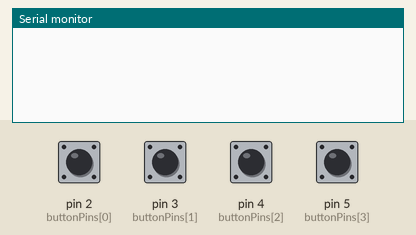
Recording of a sketch running on a simulated Arduino Uno, built with avr-gcc and run on an emulated ATmega328P. On the bench: the last lines printed to the serial monitor. Inputs (shaded band) come from the test bench; at power-on: pin 2 (buttonPins[0]), pin 3 (buttonPins[1]), pin 4 (buttonPins[2]), pin 5 (buttonPins[3]) HIGH.

Above: at 1.2 s.
1.3 s: pin 2 (buttonPins[0]) pulled LOW for 0.15 s
At 2.6 s:
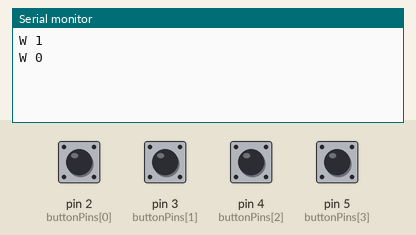
2.9 s: pin 3 (buttonPins[1]) pulled LOW for 0.15 s
At 4.1 s:
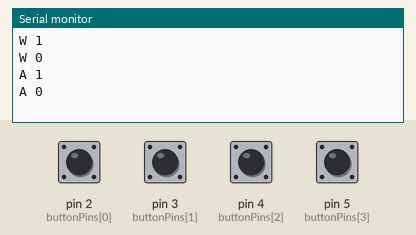
4.5 s: pin 4 (buttonPins[2]) pulled LOW for 0.15 s
At 5.3 s:
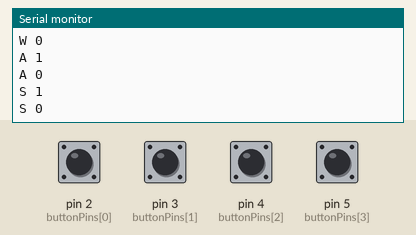
6.1 s: pin 5 (buttonPins[3]) pulled LOW for 0.15 s
At 7.7 s:
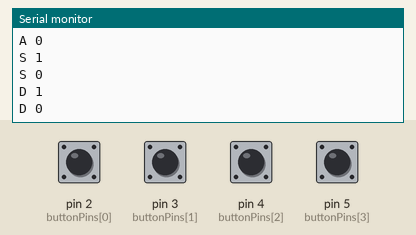

The sketch:

wasd_buttons.ino
```cpp
// Four momentary buttons for a VRPN button bridge.
// Wire one side of each button to the pin below and the other side to GND.
// The USB serial output is: W 1, W 0, A 1, ...

const byte buttonPins[] = {2, 3, 4, 5};
const char buttonNames[] = {'W', 'A', 'S', 'D'};
bool lastState[] = {false, false, false, false};

void setup() {
  Serial.begin(115200);

  for (byte i = 0; i < 4; i++) {
    pinMode(buttonPins[i], INPUT_PULLUP);
  }
}

void loop() {
  for (byte i = 0; i < 4; i++) {
    // INPUT_PULLUP means a pressed button reads LOW.
    bool pressed = digitalRead(buttonPins[i]) == LOW;

    if (pressed != lastState[i]) {
      lastState[i] = pressed;
      Serial.print(buttonNames[i]);
      Serial.print(' ');
      Serial.println(pressed ? 1 : 0);
      delay(10);  // tiny debounce delay
    }
  }
}
```

Measured:
- after the input at 1.3 s, the serial monitor: prints a new line at once (image 1)
- after the input at 2.9 s, the serial monitor: prints a new line at once (image 2)
- after the input at 4.5 s, the serial monitor: prints a new line at once (image 3)
- after the input at 6.1 s, the serial monitor: prints a new line at once (image 4)
